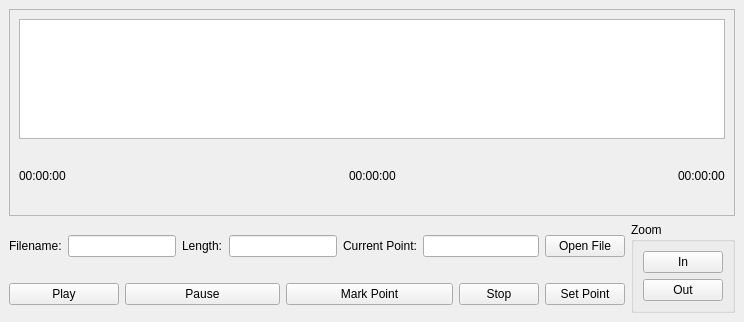
<ui version="4.0" >
 <class>AudioForm</class>
 <widget class="QDockWidget" name="AudioForm" >
  <property name="geometry" >
   <rect>
    <x>0</x>
    <y>0</y>
    <width>744</width>
    <height>322</height>
   </rect>
  </property>
  <property name="windowTitle" >
   <string>Audio Controls</string>
  </property>
  <widget class="QWidget" name="dockWidgetContents" >
   <property name="geometry" >
    <rect>
     <x>0</x>
     <y>23</y>
     <width>744</width>
     <height>299</height>
    </rect>
   </property>
   <layout class="QGridLayout" name="gridLayout_3" >
    <item row="0" column="0" >
     <widget class="QFrame" name="frame" >
      <property name="sizePolicy" >
       <sizepolicy vsizetype="Preferred" hsizetype="Expanding" >
        <horstretch>0</horstretch>
        <verstretch>0</verstretch>
       </sizepolicy>
      </property>
      <property name="frameShape" >
       <enum>QFrame::StyledPanel</enum>
      </property>
      <property name="frameShadow" >
       <enum>QFrame::Raised</enum>
      </property>
      <layout class="QGridLayout" name="gridLayout" >
       <item row="0" column="0" colspan="5" >
        <widget class="QGraphicsView" name="graphicsView_Audio" >
         <property name="minimumSize" >
          <size>
           <width>400</width>
           <height>100</height>
          </size>
         </property>
         <property name="maximumSize" >
          <size>
           <width>16777215</width>
           <height>120</height>
          </size>
         </property>
        </widget>
       </item>
       <item row="1" column="0" >
        <widget class="QLabel" name="label_start_time" >
         <property name="text" >
          <string>00:00:00</string>
         </property>
        </widget>
       </item>
       <item row="1" column="1" >
        <spacer name="horizontalSpacer" >
         <property name="orientation" >
          <enum>Qt::Horizontal</enum>
         </property>
         <property name="sizeHint" stdset="0" >
          <size>
           <width>265</width>
           <height>20</height>
          </size>
         </property>
        </spacer>
       </item>
       <item row="1" column="2" >
        <widget class="QLabel" name="label_current_time" >
         <property name="text" >
          <string>00:00:00</string>
         </property>
        </widget>
       </item>
       <item row="1" column="3" >
        <spacer name="horizontalSpacer_2" >
         <property name="orientation" >
          <enum>Qt::Horizontal</enum>
         </property>
         <property name="sizeHint" stdset="0" >
          <size>
           <width>265</width>
           <height>20</height>
          </size>
         </property>
        </spacer>
       </item>
       <item row="1" column="4" >
        <widget class="QLabel" name="label_end_time" >
         <property name="text" >
          <string>00:00:00</string>
         </property>
        </widget>
       </item>
      </layout>
     </widget>
    </item>
    <item row="1" column="0" >
     <layout class="QGridLayout" name="gridLayout_2" >
      <item row="0" column="0" >
       <widget class="QLabel" name="label_4" >
        <property name="text" >
         <string>Filename:</string>
        </property>
        <property name="buddy" >
         <cstring>lineEdit_Filename</cstring>
        </property>
       </widget>
      </item>
      <item row="0" column="1" colspan="2" >
       <widget class="QLineEdit" name="lineEdit_Filename" />
      </item>
      <item row="0" column="3" >
       <widget class="QLabel" name="label_5" >
        <property name="text" >
         <string>Length:</string>
        </property>
        <property name="buddy" >
         <cstring>lineEdit_Length</cstring>
        </property>
       </widget>
      </item>
      <item row="0" column="4" colspan="2" >
       <widget class="QLineEdit" name="lineEdit_Length" />
      </item>
      <item row="0" column="6" >
       <widget class="QLabel" name="label_6" >
        <property name="text" >
         <string>Current Point:</string>
        </property>
        <property name="buddy" >
         <cstring>lineEdit_Current_Point</cstring>
        </property>
       </widget>
      </item>
      <item row="0" column="7" colspan="2" >
       <widget class="QLineEdit" name="lineEdit_Current_Point" />
      </item>
      <item row="0" column="9" >
       <widget class="QPushButton" name="pushButton_Open_File" >
        <property name="text" >
         <string>Open File</string>
        </property>
       </widget>
      </item>
      <item rowspan="2" row="0" column="10" >
       <widget class="QGroupBox" name="groupBox" >
        <property name="title" >
         <string>Zoom</string>
        </property>
        <layout class="QVBoxLayout" name="verticalLayout" >
         <item>
          <widget class="QPushButton" name="pushButton_Zoom_In" >
           <property name="text" >
            <string>In</string>
           </property>
          </widget>
         </item>
         <item>
          <widget class="QPushButton" name="pushButton_Zoom_Out" >
           <property name="text" >
            <string>Out</string>
           </property>
          </widget>
         </item>
        </layout>
       </widget>
      </item>
      <item row="1" column="0" colspan="2" >
       <widget class="QPushButton" name="pushButton_Play" >
        <property name="text" >
         <string>Play</string>
        </property>
       </widget>
      </item>
      <item row="1" column="2" colspan="3" >
       <widget class="QPushButton" name="pushButton_Pause" >
        <property name="text" >
         <string>Pause</string>
        </property>
       </widget>
      </item>
      <item row="1" column="5" colspan="3" >
       <widget class="QPushButton" name="pushButton_Mark_Point" >
        <property name="text" >
         <string>Mark Point</string>
        </property>
       </widget>
      </item>
      <item row="1" column="8" >
       <widget class="QPushButton" name="pushButton_Stop" >
        <property name="text" >
         <string>Stop</string>
        </property>
       </widget>
      </item>
      <item row="1" column="9" >
       <widget class="QPushButton" name="pushButton_Set_Point" >
        <property name="text" >
         <string>Set Point</string>
        </property>
       </widget>
      </item>
     </layout>
    </item>
   </layout>
  </widget>
 </widget>
 <resources/>
 <connections/>
</ui>
